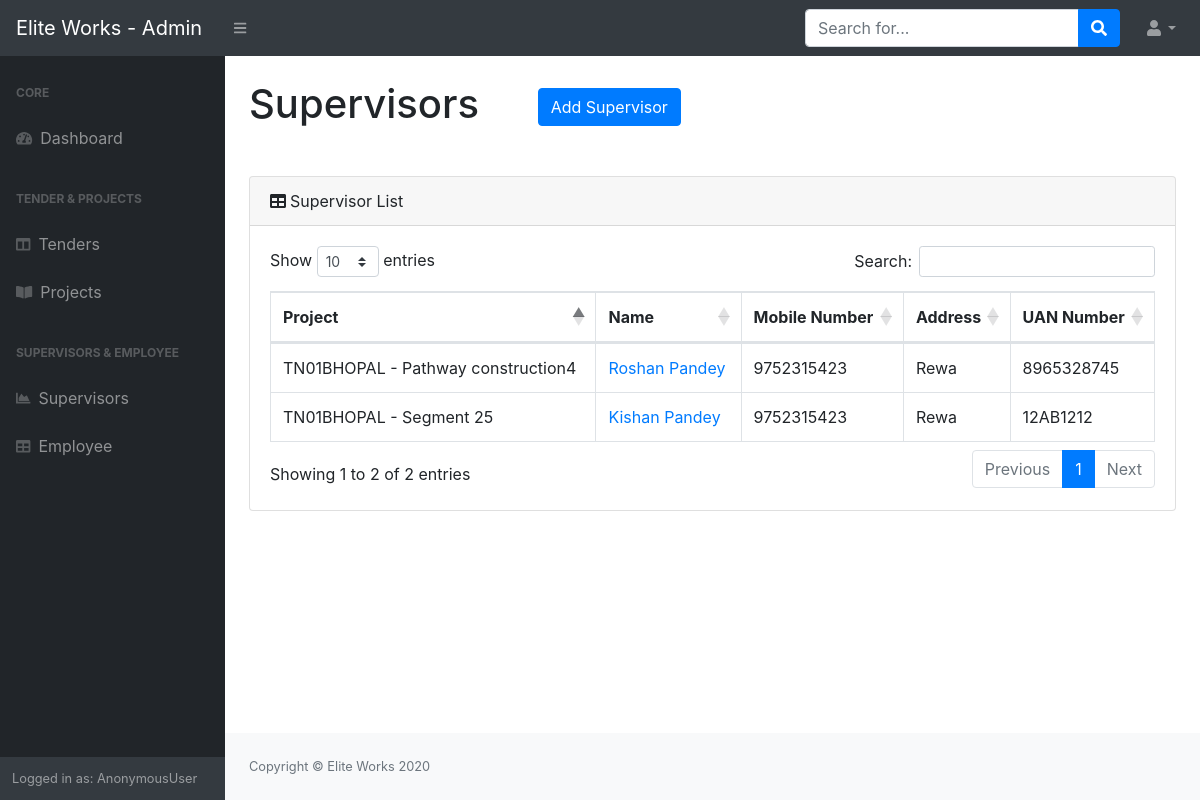
Screenshot of /supervisor/ with the database file from the repository.
### employee/models.py (models this page shows, shortened)
class SuperVisors(models.Model):
    project = models.OneToOneField(Projects,on_delete=models.CASCADE,null=True)
    username = models.CharField(max_length=50,blank=False)
    password = models.CharField(max_length=50,blank=False)
    name = models.CharField('Name', max_length=250,blank=False)
    image = models.ImageField('Image',upload_to='Supervisor_Images',blank=True)
    mobile_number = models.CharField('Mobile Number',max_length=15)
    alter_number = models.CharField('Alternate Number',max_length=15)
    address = models.CharField('Address',max_length=400)
    resume = models.FileField(upload_to='Resume')
    aadhar_number = models.CharField('Aadhar Number',max_length=20)
    aadhar_photo = models.ImageField('Aadhar Card Photo',upload_to='Aadhar_photo',blank=True)
    pan_number = models.CharField('PAN Number', max_length=20)
    pan_photo = models.ImageField('PAN Card Photo',upload_to='PAN_Photo',blank=True)
    highest_qual = models.CharField('Highest Qualifications',max_length=200)
    highest_qual_photo = models.ImageField('Proof of Highest Qualification',upload_to='Highest_Qualification',blank=True)
    ten_certi = models.ImageField('10th Certificate',upload_to='ten_certi',blank=True)
    twelve_certi = models.ImageField('12th Certificate',upload_to='twelve_certi',blank=True)
    tech_certificate_name = models.CharField('Technical Certificate Name',max_length=300)
    tech_certi = models.ImageField('Technical Certificate',upload_to='tech_certi',blank=True)
    UAN_number = models.CharField('UAN Number',max_length=200)
    is_employee = models.BooleanField('Employee')
    class Meta:
        verbose_name = 'Supervisors List'
        verbose_name_plural = 'Supervisors List'
        unique_together = ('project', 'username',)

### projects/models.py (models this page shows, shortened)
class Projects(models.Model):
    tender = models.ForeignKey(Tender,on_delete=models.CASCADE)
    project_name = models.CharField(max_length=50)
    start_date = models.DateField('Start Date',default=timezone.now)
    use_less = models.BooleanField(default=True)
    def __str__(self):
        return self.tender.tender_number+" - "+self.project_name+str(self.id)
    class Meta:
        verbose_name = 'Project'
        verbose_name_plural = 'Project'

class Tender(models.Model):
    tender_number = models.CharField('Tender Number',max_length=500)
    tender_name = models.CharField('Name of Work',max_length=500)
    tender_submission_date = models.DateField('Tender Submission Date',default=timezone.now)
    tender_purchase_reciept = models.FileField('Tender Purchase Reciept')
    tender_confirmation_reciept = models.FileField('Tender Confirmation Reciept')
    physical_submission_date = models.DateField('Physical Submission Date',default=timezone.now)
    tech_bid_opening_date = models.DateField('Technical Bid Opening Bid',default=timezone.now)
    Yes = 'Yes'
    No = 'No'
    status = [(Yes, 'Yes'),(No, 'No')]
    bid_status = models.CharField('Bid Status',max_length=10,choices=status,default=No)
    prize_bid = models.CharField('Prize Bid',max_length=50)
    class Meta:
        verbose_name = 'Tender Lists'
        verbose_name_plural = 'Tender Lists'

### employee/views.py (the view)
# urls.py: path('supervisor/',emp_view.get_all_supervisor,name='all_supervisor'),
def get_all_supervisor(request):
    context = {
        'supervisors' : SuperVisors.objects.all()
    }
    return render(request,'employee/all_supervisor.html',context)
    pass

### employee/templates/employee/all_supervisor.html (shortened to what this page needs)
{% load static %}
<!DOCTYPE html>
<html lang="en">
    <head>
        <link href="{% static 'projects/css/styles.css' %}" rel="stylesheet" />
        <link href="https://cdn.datatables.net/1.10.20/css/dataTables.bootstrap4.min.css" rel="stylesheet" />
    </head>
    <body class="sb-nav-fixed">
        <nav class="sb-topnav navbar navbar-expand navbar-dark bg-dark">
            <a class="navbar-brand" href="index.html">Elite Works - Admin</a><button class="btn btn-link btn-sm order-1 order-lg-0" id="sidebarToggle" href="#"><i class="fas fa-bars"></i></button
            >
            <form class="d-none d-md-inline-block form-inline ml-auto mr-0 mr-md-3 my-2 my-md-0">
                <div class="input-group">
                    <input class="form-control" type="text" placeholder="Search for..." aria-label="Search" aria-describedby="basic-addon2" />
                    <div class="input-group-append">
                        <button class="btn btn-primary" type="button"><i class="fas fa-search"></i></button>
                    </div>
                </div>
            </form>
            <ul class="navbar-nav ml-auto ml-md-0">
                <li class="nav-item dropdown">
                    <a class="nav-link dropdown-toggle" id="userDropdown" href="#" role="button" data-toggle="dropdown" aria-haspopup="true" aria-expanded="false"><i class="fas fa-user fa-fw"></i></a>
                </li>
            </ul>
        </nav>
        <div id="layoutSidenav">
            <div id="layoutSidenav_nav">
                <nav class="sb-sidenav accordion sb-sidenav-dark" id="sidenavAccordion">
                    <div class="sb-sidenav-menu">
                        <div class="nav">
                            <div class="sb-sidenav-menu-heading">Core</div>
                            <a class="nav-link" href="/"
                                ><div class="sb-nav-link-icon"><i class="fas fa-tachometer-alt"></i></div>
                                Dashboard</a
                            >
                            <div class="sb-sidenav-menu-heading">Tender & Projects</div>
                            <a class="nav-link collapsed" href="/tender" data-target="#collapseLayouts" aria-expanded="false" aria-controls="collapseLayouts"
                                ><div class="sb-nav-link-icon"><i class="fas fa-columns"></i></div>
                                Tenders
                            </a>
                            <a class="nav-link collapsed" href="#" data-target="#collapsePages" aria-expanded="false" aria-controls="collapsePages"
                                ><div class="sb-nav-link-icon"><i class="fas fa-book-open"></i></div>
                                Projects
                            </a>
                            <div class="sb-sidenav-menu-heading">Supervisors & Employee</div>
                            <a class="nav-link" href="/supervisor"
                                ><div class="sb-nav-link-icon"><i class="fas fa-chart-area"></i></div>
                                Supervisors</a
                            ><a class="nav-link" href="/labour"
                                ><div class="sb-nav-link-icon"><i class="fas fa-table"></i></div>
                                Employee</a>
                        </div>
                    </div>
                    <div class="sb-sidenav-footer">
                        <div class="small">Logged in as:  {{request.user}}</div>
                    </div>
                </nav>
            </div>
            <div id="layoutSidenav_content">
                <main>
                    <div class="container-fluid">
                        <h1 class="mt-4 mb-5 mr-5">Supervisors <a href="/create_supervisor/"><button type="button" class=" ml-5 btn btn-primary">Add Supervisor</button></a></h1>
                        <div class="card mb-4">
                            <div class="card-header"><i class="fas fa-table mr-1"></i>Supervisor List</div>
                            <div class="card-body">
                                <div class="table-responsive">
                                    <table class="table table-bordered" id="dataTable" width="100%" cellspacing="0">
                                        <thead>
                                            <tr>
                                                <th>Project</th>
                                                <th>Name</th>
                                                <th>Mobile Number</th>
                                                <th>Address</th>
                                                <th>UAN Number</th>
                                            </tr>
                                        </thead>
                                        <tbody>
                                            {%for super in supervisors%}
                                            <tr>
                                                <td>{{super.project}}</td>
                                                <td><a href="{{super.id}}">{{super.name}}</a></td>
                                                <td>{{super.mobile_number}}</td>
                                                <td>{{super.address}}</td>
                                                <td>{{super.UAN_number}}</td>
                                            </tr>
                                            {%endfor%}
                                        </tbody>
                                    </table>
                                </div>
                            </div>
                        </div>
                    </div>
                </main>
                <footer class="py-4 bg-light mt-auto">
                    <div class="container-fluid">
                        <div class="d-flex align-items-center justify-content-between small">
                            <div class="text-muted">Copyright &copy; Elite Works 2020</div>
                        </div>
                    </div>
                </footer>
            </div>
        </div>
    </body>
</html>

### rows the page displays
SuperVisors: project "TN01BHOPAL - Pathway construction4", name "Roshan Pandey", mobile_number "9752315423", address "Rewa", UAN_number "8965328745"
SuperVisors: project "TN01BHOPAL - Segment 25", name "Kishan Pandey", mobile_number "9752315423", address "Rewa", UAN_number "12AB1212"

### other values shown
{{ request.user }} "AnonymousUser"
